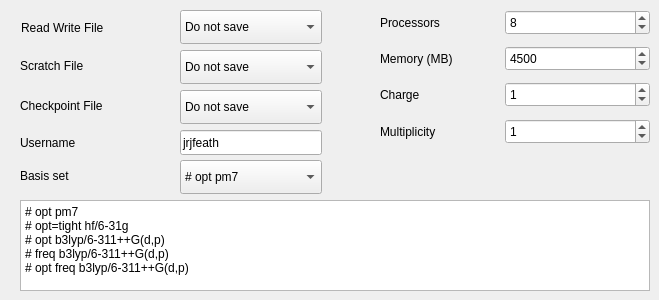
    <widget class="QWidget" name="tab">
     <attribute name="title">
      <string>Preferences</string>
     </attribute>
     <widget class="QSpinBox" name="t3PSB_3">
      <property name="geometry">
       <rect>
        <x>505</x>
        <y>82</y>
        <width>145</width>
        <height>25</height>
       </rect>
      </property>
      <property name="minimum">
       <number>-99</number>
      </property>
      <property name="maximum">
       <number>99</number>
      </property>
      <property name="value">
       <number>1</number>
      </property>
     </widget>
     <widget class="QComboBox" name="t3PQB_3">
      <property name="geometry">
       <rect>
        <x>180</x>
        <y>90</y>
        <width>142</width>
        <height>34</height>
       </rect>
      </property>
      <property name="sizePolicy">
       <sizepolicy hsizetype="Preferred" vsizetype="Fixed">
        <horstretch>0</horstretch>
        <verstretch>0</verstretch>
       </sizepolicy>
      </property>
      <property name="styleSheet">
       <string notr="true"/>
      </property>
      <property name="sizeAdjustPolicy">
       <enum>QComboBox::AdjustToContentsOnFirstShow</enum>
      </property>
      <property name="minimumContentsLength">
       <number>0</number>
      </property>
      <property name="frame">
       <bool>true</bool>
      </property>
      <item>
       <property name="text">
        <string>Do not save</string>
       </property>
      </item>
      <item>
       <property name="text">
        <string>Same directory</string>
       </property>
      </item>
      <item>
       <property name="text">
        <string>/scratch/rwf</string>
       </property>
      </item>
      <item>
       <property name="text">
        <string>Same &amp; Nosave</string>
       </property>
      </item>
     </widget>
     <widget class="QLabel" name="t1l7_2">
      <property name="geometry">
       <rect>
        <x>380</x>
        <y>10</y>
        <width>91</width>
        <height>25</height>
       </rect>
      </property>
      <property name="text">
       <string>Processors</string>
      </property>
     </widget>
     <widget class="QSpinBox" name="t3PSB_1">
      <property name="geometry">
       <rect>
        <x>505</x>
        <y>10</y>
        <width>145</width>
        <height>25</height>
       </rect>
      </property>
      <property name="maximum">
       <number>32</number>
      </property>
      <property name="value">
       <number>8</number>
      </property>
     </widget>
     <widget class="QLabel" name="t1l8_2">
      <property name="geometry">
       <rect>
        <x>380</x>
        <y>46</y>
        <width>91</width>
        <height>25</height>
       </rect>
      </property>
      <property name="text">
       <string>Memory (MB)</string>
      </property>
     </widget>
     <widget class="QComboBox" name="t3PQB_2">
      <property name="geometry">
       <rect>
        <x>180</x>
        <y>50</y>
        <width>142</width>
        <height>34</height>
       </rect>
      </property>
      <item>
       <property name="text">
        <string>Do not save</string>
       </property>
      </item>
      <item>
       <property name="text">
        <string>Same directory</string>
       </property>
      </item>
      <item>
       <property name="text">
        <string>/scratch/scr</string>
       </property>
      </item>
      <item>
       <property name="text">
        <string>Same &amp; Nosave</string>
       </property>
      </item>
     </widget>
     <widget class="QLabel" name="t1l10_2">
      <property name="geometry">
       <rect>
        <x>380</x>
        <y>119</y>
        <width>91</width>
        <height>25</height>
       </rect>
      </property>
      <property name="text">
       <string>Multiplicity</string>
      </property>
     </widget>
     <widget class="QSpinBox" name="t3PSB_2">
      <property name="geometry">
       <rect>
        <x>505</x>
        <y>46</y>
        <width>145</width>
        <height>25</height>
       </rect>
      </property>
      <property name="maximum">
       <number>128000</number>
      </property>
      <property name="value">
       <number>4500</number>
      </property>
     </widget>
     <widget class="QLabel" name="t1l5_2">
      <property name="geometry">
       <rect>
        <x>20</x>
        <y>130</y>
        <width>81</width>
        <height>25</height>
       </rect>
      </property>
      <property name="text">
       <string>Username</string>
      </property>
     </widget>
     <widget class="QComboBox" name="t3PQB_1">
      <property name="geometry">
       <rect>
        <x>180</x>
        <y>10</y>
        <width>142</width>
        <height>34</height>
       </rect>
      </property>
      <item>
       <property name="text">
        <string>Do not save</string>
       </property>
      </item>
      <item>
       <property name="text">
        <string>Same directory</string>
       </property>
      </item>
      <item>
       <property name="text">
        <string>/scratch/chk</string>
       </property>
      </item>
     </widget>
     <widget class="QLabel" name="t1l9_2">
      <property name="geometry">
       <rect>
        <x>380</x>
        <y>82</y>
        <width>91</width>
        <height>25</height>
       </rect>
      </property>
      <property name="text">
       <string>Charge</string>
      </property>
     </widget>
     <widget class="QLineEdit" name="t3PLE_1">
      <property name="enabled">
       <bool>true</bool>
      </property>
      <property name="geometry">
       <rect>
        <x>180</x>
        <y>130</y>
        <width>142</width>
        <height>25</height>
       </rect>
      </property>
      <property name="text">
       <string>jrjfeath</string>
      </property>
     </widget>
     <widget class="QLabel" name="t1l2_2">
      <property name="geometry">
       <rect>
        <x>20</x>
        <y>93</y>
        <width>111</width>
        <height>25</height>
       </rect>
      </property>
      <property name="text">
       <string>Checkpoint File</string>
      </property>
     </widget>
     <widget class="QLabel" name="t1l4_2">
      <property name="geometry">
       <rect>
        <x>21</x>
        <y>15</y>
        <width>111</width>
        <height>25</height>
       </rect>
      </property>
      <property name="text">
       <string>Read Write File</string>
      </property>
     </widget>
     <widget class="QSpinBox" name="t3PSB_4">
      <property name="geometry">
       <rect>
        <x>505</x>
        <y>119</y>
        <width>145</width>
        <height>25</height>
       </rect>
      </property>
      <property name="minimum">
       <number>-99</number>
      </property>
      <property name="maximum">
       <number>99</number>
      </property>
      <property name="value">
       <number>1</number>
      </property>
     </widget>
     <widget class="QLabel" name="t1l3_2">
      <property name="geometry">
       <rect>
        <x>20</x>
        <y>53</y>
        <width>91</width>
        <height>25</height>
       </rect>
      </property>
      <property name="text">
       <string>Scratch File</string>
      </property>
     </widget>
     <widget class="QComboBox" name="t3PQB_4">
      <property name="geometry">
       <rect>
        <x>180</x>
        <y>160</y>
        <width>142</width>
        <height>34</height>
       </rect>
      </property>
      <item>
       <property name="text">
        <string># opt pm7</string>
       </property>
      </item>
     </widget>
     <widget class="QLabel" name="t1l4_3">
      <property name="geometry">
       <rect>
        <x>20</x>
        <y>163</y>
        <width>80</width>
        <height>25</height>
       </rect>
      </property>
      <property name="text">
       <string>Basis set</string>
      </property>
     </widget>
     <widget class="QPlainTextEdit" name="t3PPTE_1">
      <property name="geometry">
       <rect>
        <x>20</x>
        <y>200</y>
        <width>630</width>
        <height>91</height>
       </rect>
      </property>
      <property name="readOnly">
       <bool>false</bool>
      </property>
      <property name="plainText">
       <string># opt pm7
# opt=tight hf/6-31g
# opt b3lyp/6-311++G(d,p)
# freq b3lyp/6-311++G(d,p)
# opt freq b3lyp/6-311++G(d,p)</string>
      </property>
     </widget>
    </widget>
